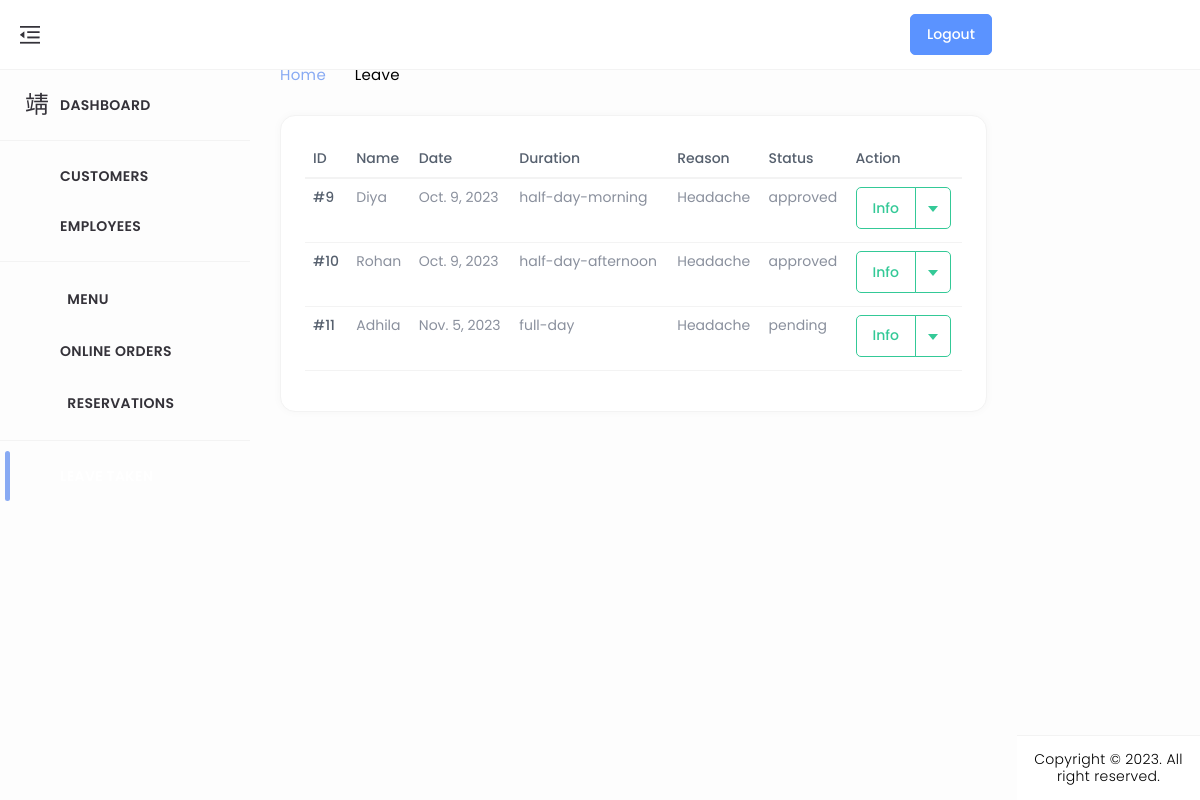
/empLeave_list/, run on the app's committed database.
### home/models.py (models this page shows, shortened)
class LeaveApplication(models.Model):
    user = models.ForeignKey(CustomUser, on_delete=models.CASCADE, null=True, blank=True)
    date = models.DateField()
    duration = models.CharField(max_length=20, choices=[('full-day', 'Full Day'), ('half-day-morning', 'Half Day (Morning)'), ('half-day-afternoon', 'Half Day (Afternoon)')])
    reason = models.TextField()
    status = models.CharField(max_length=20, choices=[('pending', 'Pending'), ('approved', 'Approved'), ('rejected', 'Rejected')])

class CustomUser(AbstractUser):
    CUSTOMER = 1
    EMPLOYEE = 2
    ROLE_CHOICE = (
        (CUSTOMER, 'CUSTOMER'),
        (EMPLOYEE, 'EMPLOYEE'),
    )
    username=None
    first_name = None
    last_name = None
    USERNAME_FIELD = 'email'
    name = models.CharField(max_length=50)
    email = models.EmailField(max_length=100, unique=True)
    phone = models.CharField(max_length=12, blank=True)
    password = models.CharField(max_length=128)
    role = models.IntegerField(choices=ROLE_CHOICE, blank=True, null=True,default='1')
    is_admin = models.BooleanField(default=False)
    is_staff = models.BooleanField(default=False)
    is_active = models.BooleanField(default=True)
    is_superadmin = models.BooleanField(default=False)
    REQUIRED_FIELDS = ['name', 'phone']
    objects = UserManager()

### home/views.py (the view)
# urls.py: path('empLeave_list/', empLeave_list, name='empLeave_list'),
def empLeave_list(request):
    leave_applications = LeaveApplication.objects.all()
    return render(request, 'admin_dashboard/empLeave_list.html', {'leave_applications': leave_applications})

### templates/admin_dashboard/empLeave_list.html (shortened to what this page needs)
{% load static %}
<!DOCTYPE html>
<html lang="en" dir="ltr">
<head>
	<link href="../../../../cdn.jsdelivr.net/npm/%40mdi/font%404.4.95/css/materialdesignicons.min.html" rel="stylesheet" />
	<link href="{% static 'assets/css/materialdesignicons.min.css' %}" rel="stylesheet" />
	<link href="{% static 'assets/plugins/simplebar/simplebar.css' %}" rel="stylesheet" />
	<link href="{% static 'assets/plugins/data-tables/datatables.bootstrap5.min.css' %}" rel='stylesheet'>
	<link href="{% static 'assets/plugins/data-tables/responsive.datatables.min.css' %}" rel='stylesheet'>
	<link id="{% static 'style.css' %}" rel="stylesheet" href="{% static 'assets/css/style.css' %}" />
</head>
<body id="body">
	<div class="wrapper">
		<div class="ec-left-sidebar ec-bg-sidebar">
			<div id="sidebar" class="sidebar ec-sidebar-footer">
				<div class="ec-brand">
					<a href="admin_index ">
						<span class="ec-brand-name text-truncate">DineEase</span>
					</a>
				</div>
				<div class="ec-navigation" data-simplebar>
					<ul class="nav sidebar-inner" id="sidebar-menu">
						<li class="">
							<a class="sidenav-item-link" href="{% url 'admin_index' %}">
								<i class="mdi mdi-view-dashboard-outline"></i>
								<span class="nav-text">Dashboard</span>
							</a>
							<hr>
						</li>
						<li class="has-sub">
							<a class="sidenav-item-link" href="{% url 'user_list' %}">
								<i class="mdi mdi-account-multiple-outline"></i>
								<span class="nav-text">Customers</span>
							</a>
						</li>
						<li class="has-sub">
							<a class="sidenav-item-link" href="{% url 'emp_list' %}" id="Listemp">
								<i class="mdi mdi-account-multiple-outline"></i>
								<span class="nav-text">Employees</span>
							</a>
							<hr>
						</li>
						<li class="has-sub">
							<a class="sidenav-item-link" href="javascript:void(0)">
								<i class="mdi mdi-food mdi-36px"></i>&ensp;
								<span class="nav-text">Menu</span> <b class="caret"></b>
							</a>
						</li>
						<li class="has-sub">
							<a class="sidenav-item-link" href="{% url 'order_list' %}">
								<i class="mdi mdi-cart-outline mdi-34px"></i>
								<span class="nav-text">Online Orders</span>
							</a>
						</li>
						<li class="has-sub">
							<a class="sidenav-item-link" href="{% url 'ad_booking_lists' %}">
								<i class="mdi mdi-food-variant mdi-36px"></i>&ensp;
								<span class="nav-text">Reservations</span>
							</a>
						</li>
						<hr>
						<li class="has-sub active">
							<a class="sidenav-item-link" href="{% url 'empLeave_list' %}">
								<i class="mdi mdi-receipt"></i>
								<span class="nav-text">Leave Taken</span>
							</a>
						</li>
					</ul>
				</div>
			</div>
		</div>
		<div class="ec-page-wrapper">
			<header class="ec-main-header" id="header">
				<nav class="navbar navbar-static-top navbar-expand-lg">
					<button id="sidebar-toggler">
						<img src="{% static 'assets/img/icons/clops.png' %}" alt="">
					</button>
					<div class="navbar-right">
						<ul class="nav navbar-nav">
							<form method="post" action="{% url 'admin_login' %}">
								<button type="submit" class="btn btn-primary" style="margin-left: 850px;">Logout</button>
							</form>
				</nav>
			</header>
			<div class="ec-content-wrapper">
				<div class="content">
					<div class="breadcrumb-wrapper d-flex align-items-center justify-content-between">
						<div>
							<h1>All products</h1>
							<p class="breadcrumbs"><span><a href="index.html">Home</a></span>
								<span><i class="mdi mdi-chevron-right"></i></span>Leave</p>
						</div>
					</div>
					<div class="row">
						<div class="col-12">
							<div class="card card-default">
								<div class="card-body">
									<div class="table-responsive">
										<table id="responsive-data-table" class="table" style="width:100%">
                                            <thead>
                                                <tr>
                                                    <th>ID</th>
                                                    <th>Name</th>
                                                    <th>Date</th>
                                                    <th>Duration</th>
                                                    <th>Reason</th>
                                                    <th>Status</th>
                                                    <th>Action</th>
                                                </tr>
                                            </thead>
                                            <tbody>
                                                {% for leave in leave_applications %}
                                                <tr>
                                                    <td>#{{ leave.id }}</td>
                                                    <td>{{ leave.user.name }}</td>
                                                    <td>{{ leave.date }}</td>
                                                    <td>{{ leave.duration }}</td>
                                                    <td>{{ leave.reason }}</td>
                                                    <td>{{ leave.status }}</td>
                                                    <td>
														<div class="btn-group mb-1">
															<button type="button" class="btn btn-outline-success">Info</button>
															<button type="button" class="btn btn-outline-success dropdown-toggle dropdown-toggle-split"
																data-bs-toggle="dropdown" aria-haspopup="true" aria-expanded="false" data-display="static">
															</button>
														</div>
													</td>
                                                </tr>
                                                {% endfor %}
                                            </tbody>
                                        </table>
									</div>
									</div>
								</div>
							</div>
						</div>
					</div>
				</div>
			</div>
			<footer class="footer mt-auto">
				<div class="copyright bg-white">
					<p>
						Copyright © 2023. All right reserved.
					  </p>
				</div>
			</footer>
		</div>
</body>
</html>

### data on the page
LeaveApplication: id "9", user.name "Diya", date "Oct. 9, 2023", duration "half-day-morning", reason "Headache", status "approved"
LeaveApplication: id "10", user.name "Rohan", date "Oct. 9, 2023", duration "half-day-afternoon", reason "Headache", status "approved"
LeaveApplication: id "11", user.name "Adhila", date "Nov. 5, 2023", duration "full-day", reason "Headache", status "pending"
